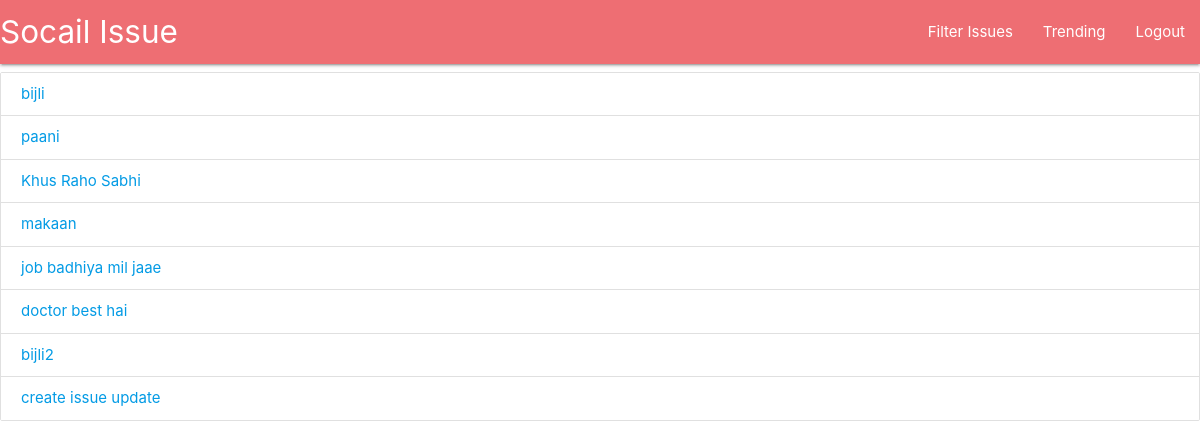
/main/recent (signed in), run on an earlier commit of the app's database.
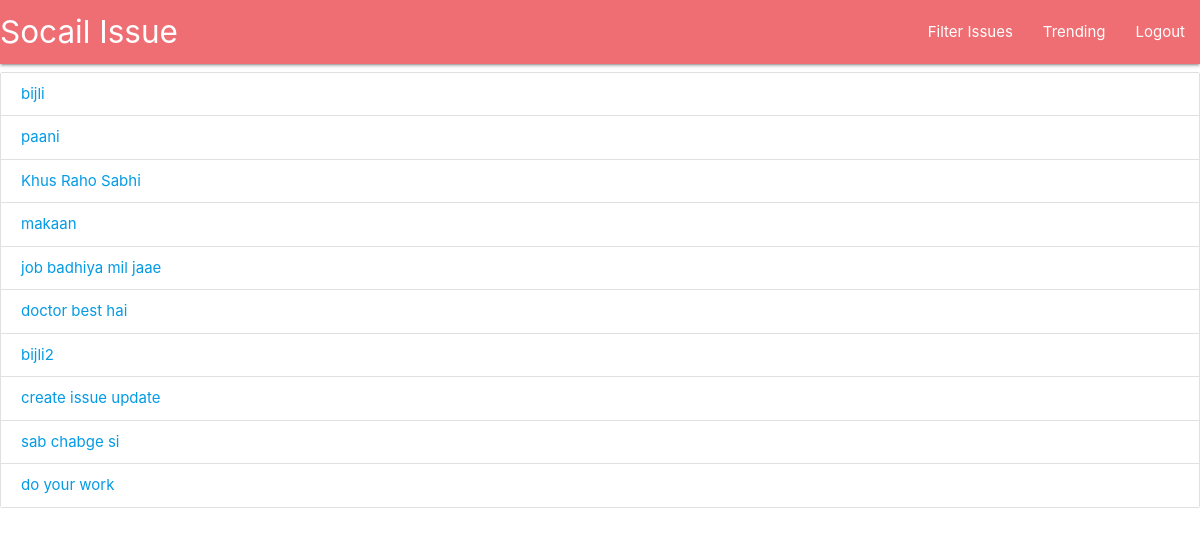
And on a later commit of the database.
### main/models.py (models this page shows, shortened)
class SocialIssue(models.Model):
    user=models.ForeignKey(User,on_delete=models.CASCADE)
    title=models.CharField(max_length=256)
    description=models.TextField()
    submit_date=models.DateTimeField(auto_now_add=True)

### main/views.py (the view)
# urls.py: path("recent", views.recent_issues, name="recent"),
@login_required(login_url="login")
def recent_issues(request):
    issues = models.SocialIssue.objects.filter(
        submit_date__gt=datetime.today() - timedelta(30)
    ).distinct()
    d = {"issues": issues}
    return render(request, "main/recent.html", d)

### templates/main/recent.html
{% extends 'main/base.html' %} {% block content %}
<nav>
  <div class="nav-wrapper">
    <a href="{% url 'home' %}" class="brand-logo">Socail Issue</a>
    <ul id="nav-mobile" class="right hide-on-med-and-down">
      <li><a href="{% url 'filter_issue' %}">Filter Issues</a></li>
      <li><a href="{% url 'trending' %}">Trending</a></li>
      <li><a href="{% url 'logout' %}">Logout</a></li>
    </ul>
  </div>
</nav>
<ul class="collection">
  {% for issue in issues %}
  <li class="collection-item">
    <a href="{% url 'particular_issue' issue.id %}">{{issue.title}}</a>
  </li>
  {% endfor %}
</ul>
{% endblock content %}

What changed in the data, as far as the page shows it:
added SocialIssue: title "sab chabge si"
added SocialIssue: title "do your work"
